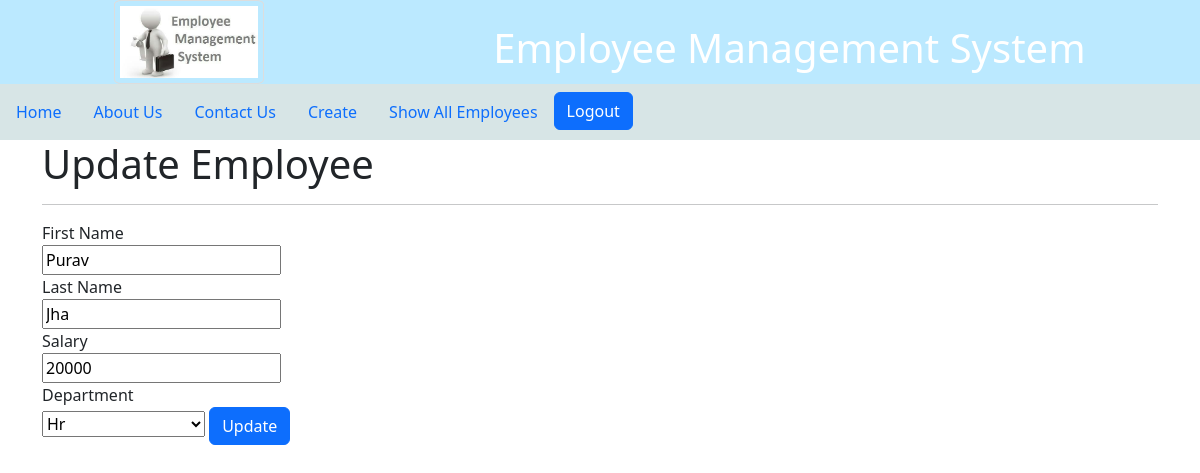
/update_emp/10 (signed in), run on the app's committed database.
### manage_app/models.py (models this page shows, shortened)
class Employee(models.Model):
     first_name = models.CharField(max_length=5, null=False, blank=False )
     last_name = models.CharField(max_length=100, null=False , blank=False)
     salary = models.IntegerField(0)
     dept = models.ForeignKey(Department , on_delete = models.CASCADE)

### manage_app/views.py (the view)
# urls.py: path('update_emp/<int:emp_id>', views.update_emp, name ='update_emp'),
@login_required(login_url='/login/')
def update_emp(request, emp_id):
    emp = Employee.objects.get(pk= emp_id)
    depts = Department.objects.all()
    context = {
        'emp': emp,
        'selected_dept':emp.dept,
        'all_dept':depts
    }
    print(emp.dept, depts )
    return render(request, 'update_emp/update_emp.html',context)

### manage_app/models.py (called while the page is built)
      def __str__(self):
         return self.name

### manage_app/templates/update_emp/update_emp.html (shortened to what this page needs)
{% extends 'base.html'%}
{%load static %}
{%block container%}
<h1>Update Employee</h1>
            <hr>
            <form action="/do_update_emp/{{emp.id}}" method="post">
                <label for="first_name">First Name</label><br>
                    <input type="text" id="first_name" name="first_name" value="{{ emp.first_name }}"><br>
                    <label for="last_name">Last Name</label><br>
                    <input type="text" id="last_name" name="last_name" value="{{ emp.last_name }}"><br>
                    <label for="salary">Salary</label><br>
                    <input type="number" id="salary" name="salary" value="{{ emp.salary }}"><br>
                    <label for="dept">Department</label><br>
                      <select id="dept" name="dept"  >
                        {% for dept in all_dept %}
                        <option value="{{ dept.pk }}" {% if dept == selected_dept %} selected{% endif %}>
                          {{ dept.name }}
                      </option>
                        {% endfor %}
                      </select>
                      <a href="all_emp.html"><button type="submit" class="btn btn-primary">Update</button></a>
                    </form>
{%endblock%}
<!-- {% load static %}

### manage_app/static/css/home.css (style rules this page uses)
body { background:grey;color: black; }

### data on the page
Employee: first_name "Purav", last_name "Jha", salary "20000"

### other printed values
form field dept "Hr"
